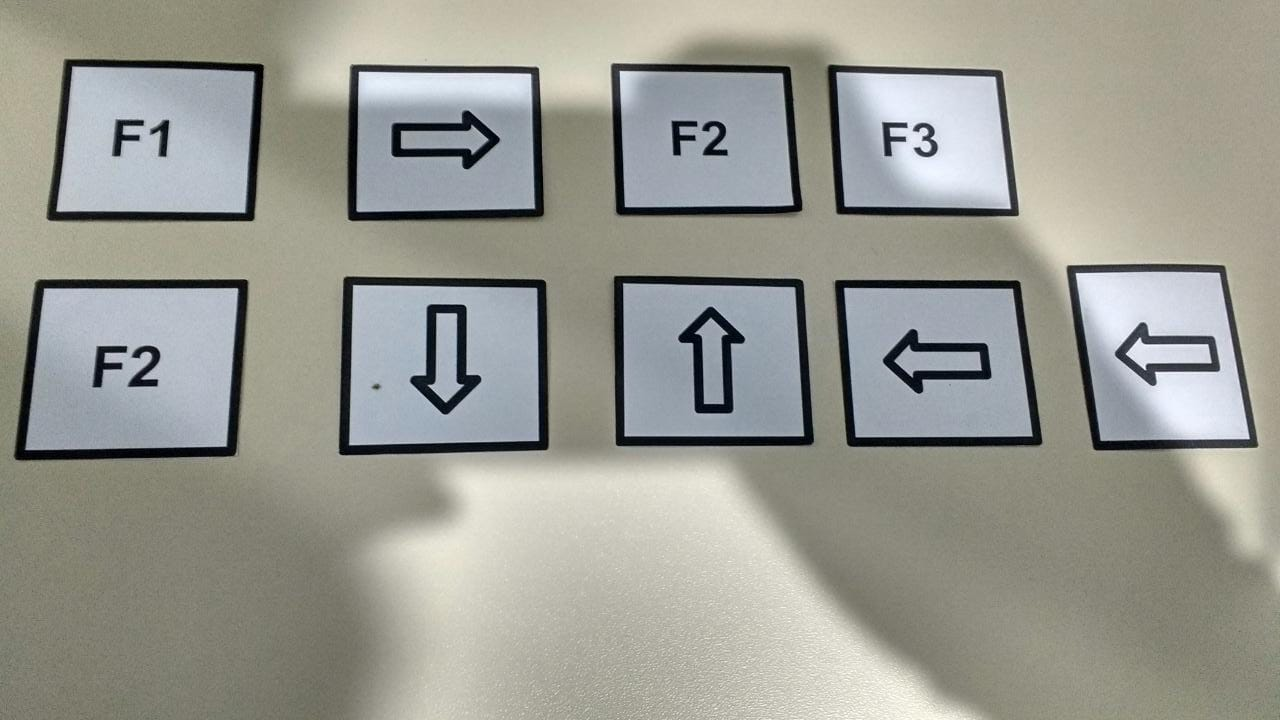
#> input picture 1.jpeg, 1280 x 720 px
$ python -i Cards.py   (imports and definitions only)   (older library calls are emulated)
#> lines starting #> are read from the running program, lines starting #| are printed output that depends on the picture; after the words box and inside, x2 and y2 are one past the last pixel; in counts of white or black regions, pixels touching at a corner belong together
#> further down, picture is the input picture: shape (720, 1280, 3); mean B, G, R 146.2, 154.1, 153.6
import numpy as np
import cv2
import time

### Constants ###

# Adaptive threshold levels
BKG_THRESH = 60
CARD_THRESH = 30

# Width and height of card corner, where rank and suit are
CORNER_WIDTH = 32
CORNER_HEIGHT = 84

# Dimensions of rank train images
RANK_WIDTH = 70
RANK_HEIGHT = 125


COMMAND_DIFF_MAX = 2000

CARD_MAX_AREA = 120000
CARD_MIN_AREA = 40

font = cv2.FONT_HERSHEY_SIMPLEX

class Query_command:
    # [9 lines left out: function __init__, not called in this run]


class Train_command:
    def __init__(self):
        self.img = []
        self.name = "Placeholder"

# [10 lines left out: function load_commands, not called in this run]

def preprocess_image(image):
    gray = cv2.cvtColor(image,cv2.COLOR_BGR2GRAY)
    blur = cv2.GaussianBlur(gray,(5,5),0)
    thresh = cv2.adaptiveThreshold(blur,255,cv2.ADAPTIVE_THRESH_MEAN_C, cv2.THRESH_BINARY,11,2)
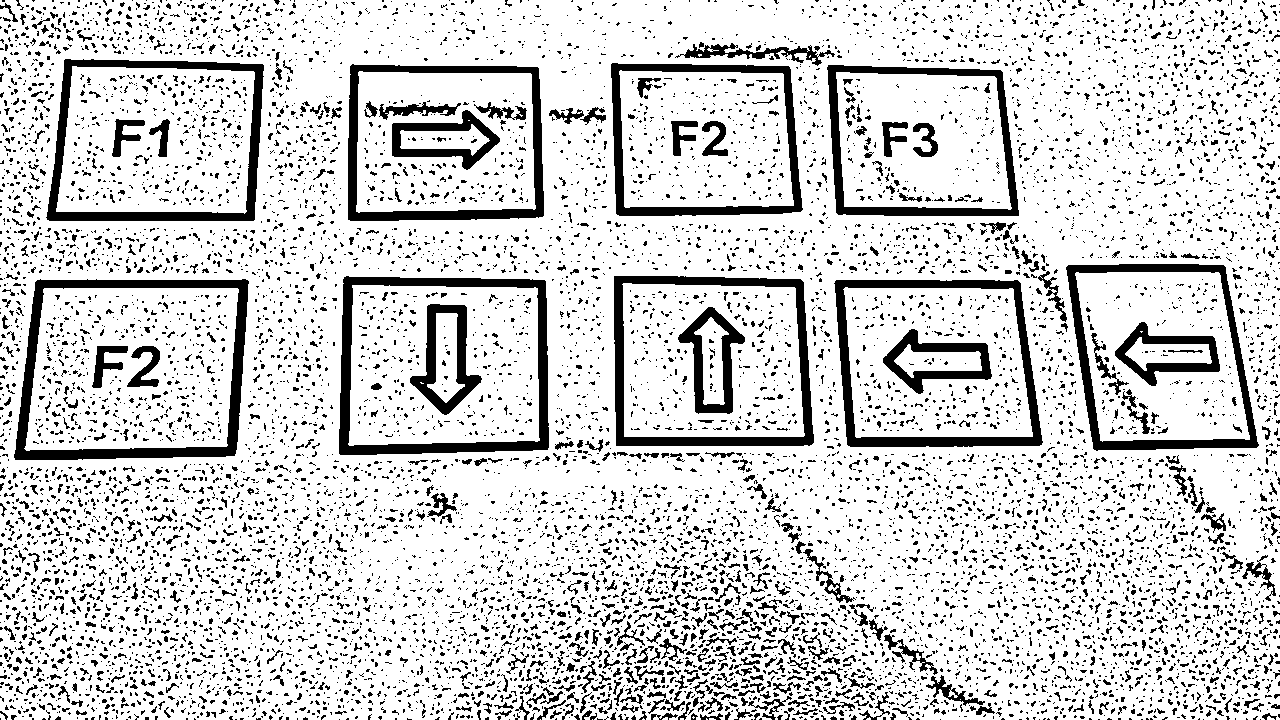
#> thresh: shape (720, 1280); 82.6% white; 10178 black regions (9271 under 20 px), largest, box (x1, y1, x2, y2) and area: (14, 279, 249, 460) 7088, (339, 276, 549, 455) 6683, (614, 276, 814, 446) 5968
    return thresh

# [182 lines left out: functions find_cards, preprocess_card, match_card, draw_results, flattener, not called in this run]

>>> import cv2
>>> picture = cv2.imread('1.jpeg')
>>> result = preprocess_image(picture)

$ run again, on 10.jpeg
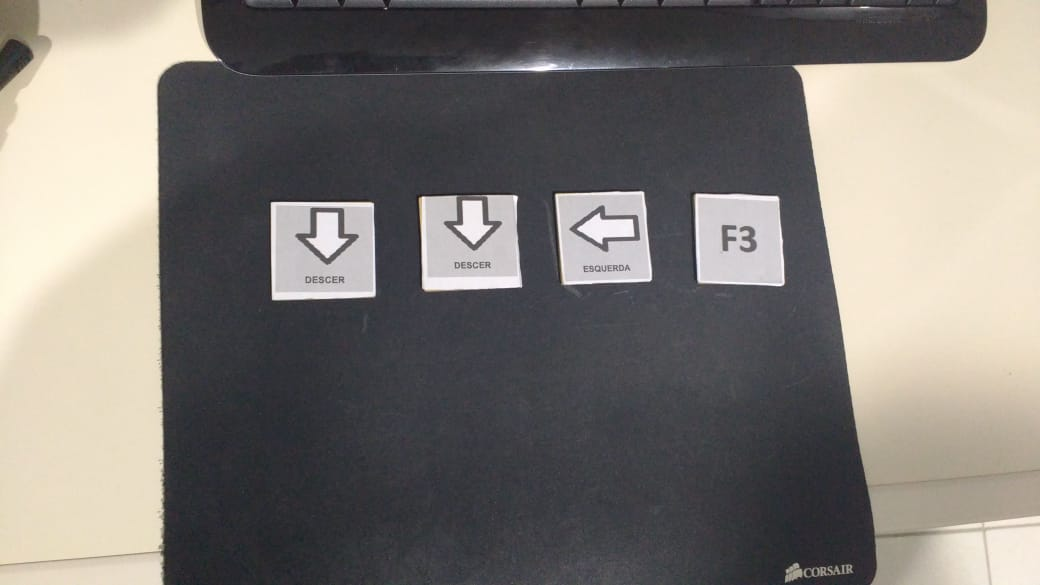
#> input picture 10.jpeg, 1040 x 585 px
#> picture is the input picture: shape (585, 1040, 3); mean B, G, R 116.2, 120.5, 124.9
#> in preprocess_image, `gray = cv2.cvtColor(image,cv2.COLOR_BGR2GRAY)`:
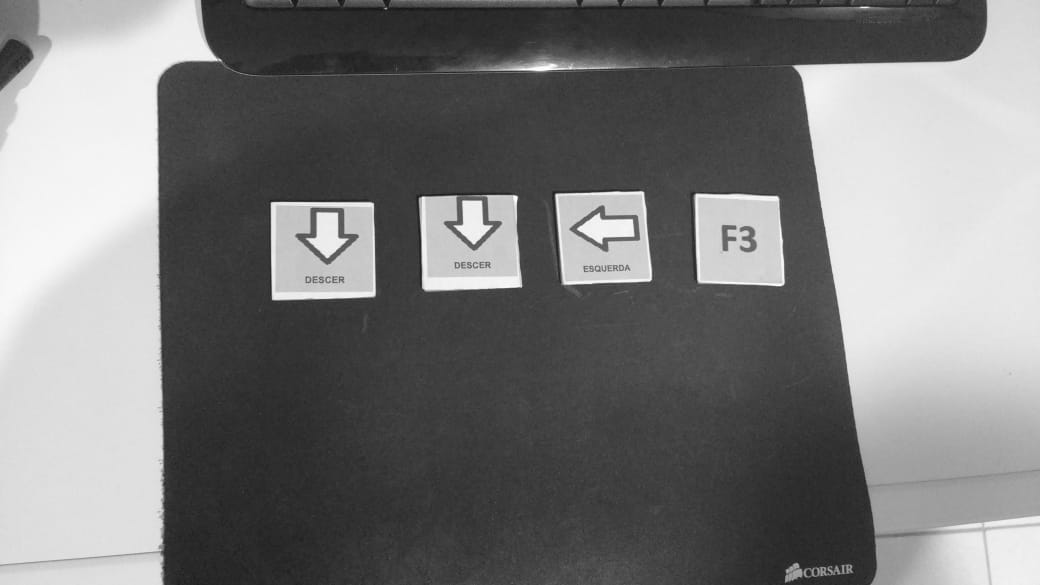
#> gray: shape (585, 1040); min 16, max 254, mean 121.3
#> in preprocess_image, `thresh = cv2.adaptiveThreshold(blur,255,cv2.ADAPTIVE_THRESH_MEAN_C, cv..`:
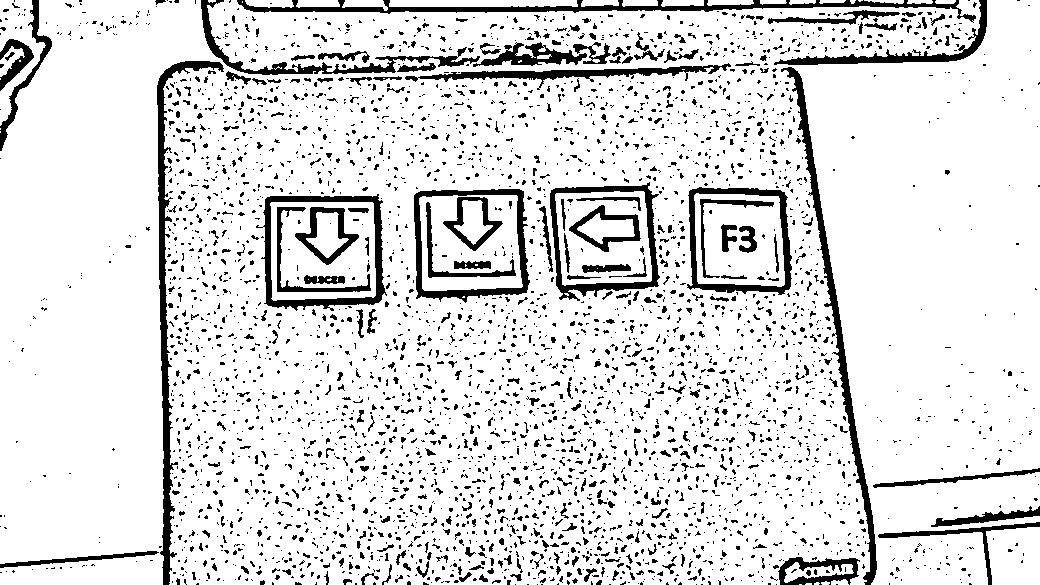
#> thresh: shape (585, 1040); 87.5% white; 3759 black regions (3349 under 20 px), largest, box (x1, y1, x2, y2) and area: (157, 61, 224, 585) 4153, (781, 67, 877, 585) 3771, (237, 0, 976, 23) 3767

$ run again, on 11.jpeg
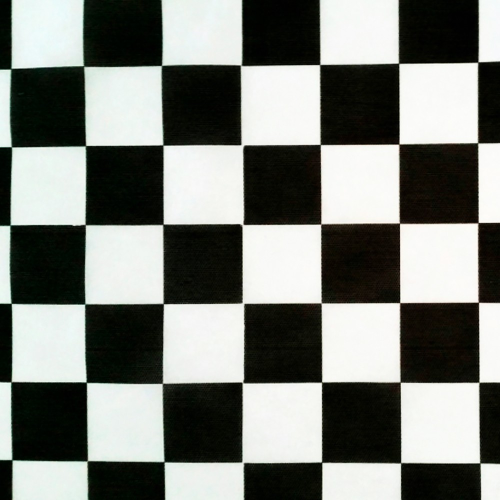
#> input picture 11.jpeg, 1000 x 1000 px (shown at 1/2 size)
#> picture is the input picture: shape (1000, 1000, 3); mean B, G, R 122.1, 127.3, 124.4
#> in preprocess_image, `thresh = cv2.adaptiveThreshold(blur,255,cv2.ADAPTIVE_THRESH_MEAN_C, cv..`:
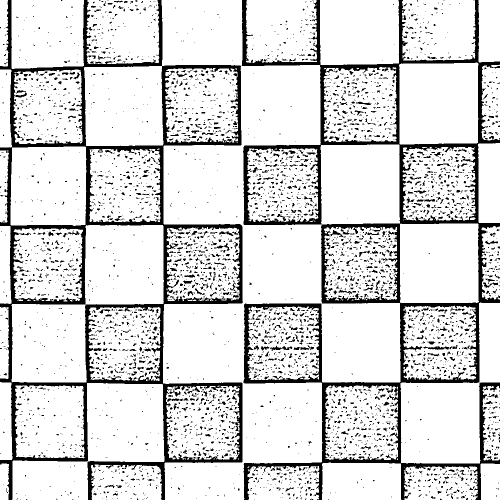
#> thresh: shape (1000, 1000) (shown at 1/2 size); 85.5% white; 4149 black regions (3596 under 20 px), largest, box (x1, y1, x2, y2) and area: (483, 0, 1000, 1000) 54212, (0, 0, 486, 1000) 50607, (847, 692, 898, 700) 204

$ run again, on 12.jpeg
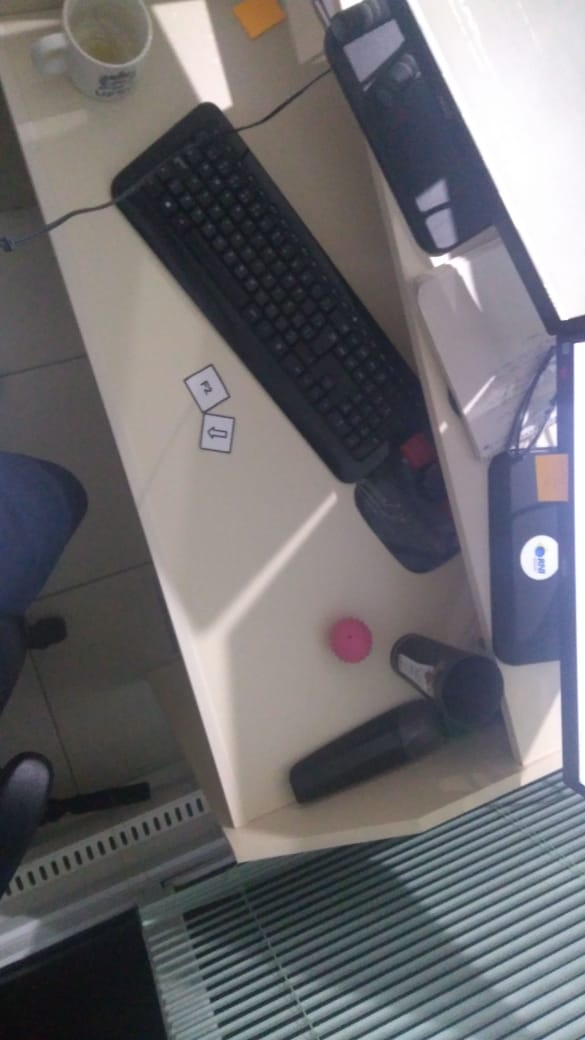
#> input picture 12.jpeg, 585 x 1040 px
#> picture is the input picture: shape (1040, 585, 3); mean B, G, R 111.5, 108.1, 109.5
#> in preprocess_image, `gray = cv2.cvtColor(image,cv2.COLOR_BGR2GRAY)`:
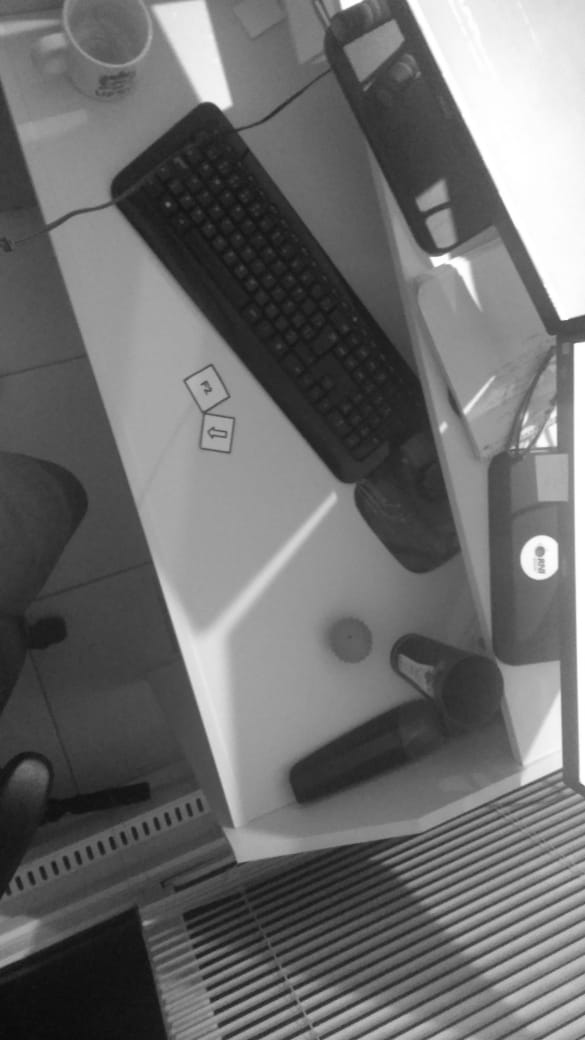
#> gray: shape (1040, 585); min 10, max 255, mean 108.9
#> in preprocess_image, `thresh = cv2.adaptiveThreshold(blur,255,cv2.ADAPTIVE_THRESH_MEAN_C, cv..`:
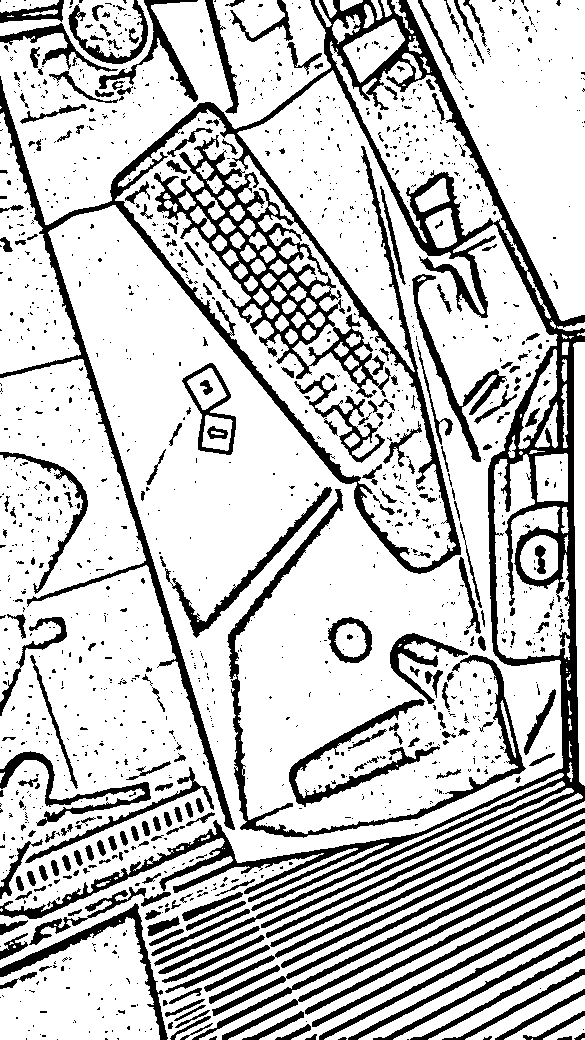
#> thresh: shape (1040, 585); 76.8% white; 1482 black regions (1208 under 20 px), largest, box (x1, y1, x2, y2) and area: (0, 0, 585, 966) 62904, (227, 489, 526, 838) 5530, (289, 699, 440, 807) 2484
